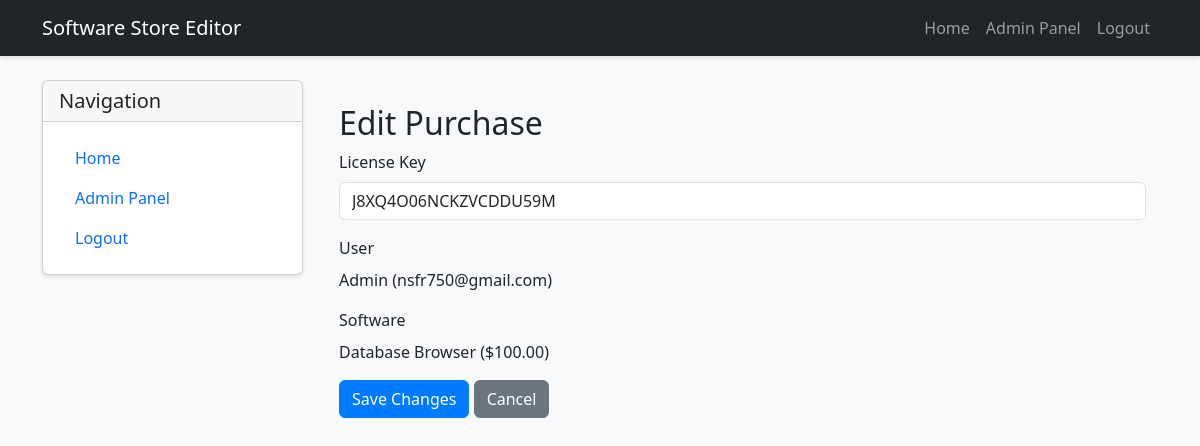
Screenshot of /purchase/2/edit (signed in) with the database file from the repository.
### software_store_app/models.py (models this page shows)
class Purchase(db.Model):
    id = db.Column(db.Integer, primary_key=True)
    user_id = db.Column(db.Integer, db.ForeignKey('user.id'), nullable=False)
    software_id = db.Column(db.Integer, db.ForeignKey('software.id'), nullable=False)
    purchase_date = db.Column(db.DateTime, default=datetime.utcnow)
    license_key = db.Column(db.String(100), nullable=False)

class User(UserMixin, db.Model):
    id = db.Column(db.Integer, primary_key=True)
    username = db.Column(db.String(80), unique=True, nullable=False)
    email = db.Column(db.String(120), unique=True, nullable=False)
    password_hash = db.Column(db.String(128))
    is_admin = db.Column(db.Boolean, default=False)
    purchases = db.relationship('Purchase', backref='user', lazy=True)

class Software(db.Model):
    id = db.Column(db.Integer, primary_key=True)
    name = db.Column(db.String(100), nullable=False)
    description = db.Column(db.Text, nullable=False)
    price = db.Column(db.Float, nullable=False)
    image_url = db.Column(db.String(200))
    license_key = db.Column(db.String(100), unique=True, nullable=False)
    created_at = db.Column(db.DateTime, default=datetime.utcnow)
    purchases = db.relationship('Purchase', backref='software', lazy=True)

### software_store_app/editor.py (the view, shortened to what this page needs)
@app.route('/purchase/<int:purchase_id>/edit', methods=['GET', 'POST'])
@login_required
def edit_purchase(purchase_id):
    purchase = Purchase.query.get_or_404(purchase_id)
    return render_template('editor/edit_purchase.html', purchase=purchase)

### software_store_app/editor.py (called while the page is built)
@login_manager.user_loader
def load_user(user_id):
    return LocalUser.query.get(int(user_id))

### software_store_app/templates/editor/edit_purchase.html (shortened to what this page needs)
{% extends "editor/base.html" %}
{% block editor_content %}
<div class="container mt-4">
    <h2>Edit Purchase</h2>
    <form method="POST">
        <div class="mb-3">
            <label for="license_key" class="form-label">License Key</label>
            <input type="text" class="form-control" id="license_key" name="license_key" value="{{ purchase.license_key }}" required>
        </div>
        <div class="mb-3">
            <label for="user" class="form-label">User</label>
            <p>{{ purchase.user.username }} ({{ purchase.user.email }})</p>
        </div>
        <div class="mb-3">
            <label for="software" class="form-label">Software</label>
            <p>{{ purchase.software.name }} (${{ "%.2f"|format(purchase.software.price) }})</p>
        </div>
        <button type="submit" class="btn btn-primary">Save Changes</button>
        <a href="{{ url_for('editor') }}" class="btn btn-secondary">Cancel</a>
    </form>
</div>
{% endblock %}

### software_store_app/static/style.css (style rules this page uses)
body { background-color: #f8f9fa; }
.btn-primary { background-color: #007bff; border-color: #007bff; }

### rows the page displays
Purchase: license_key "J8XQ4O06NCKZVCDDU59M"
User: user.username "Admin", user.email "nsfr750@gmail.com"
Software: software.name "Database Browser", software.price "100.00"
